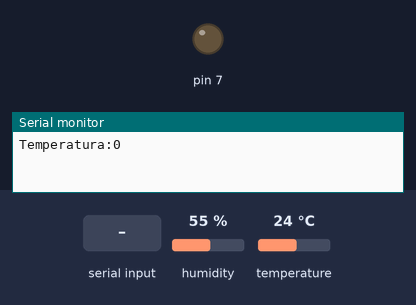
Recording of a sketch running on a simulated Arduino Uno, built with avr-gcc and run on an emulated ATmega328P. Parts: output pins drawn as LEDs (lit = HIGH), the last lines printed to the serial monitor. Inputs (shaded band) come from the test bench; at power-on: humidity 55 %, temperature 24 °C.

Above: at 0.8 s.
0.9 s: "2" received over the second serial link
At 4.4 s:
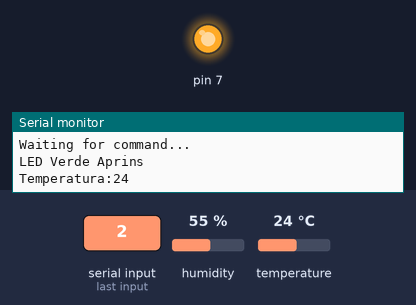
4.9 s: "1" received over the second serial link
15.2 s: "3" received over the second serial link
Timing chart, 0 to 18.2 s (numbered marks = the images above; inputs shaded):
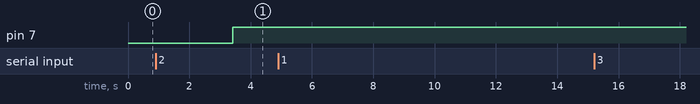

Measured:
- after the input at 0.9 s, pin 7: LOW → HIGH after 2.5 s

The sketch:

temp-varianta-cu-DHT.ino
```cpp
#include <Arduino_FreeRTOS.h>
#include <SoftwareSerial.h>
#include <dht.h>
#include <semphr.h>

#include <task.h>

dht DHT;
int Data;
SoftwareSerial BTserial(10, 9); // RX 10 - TX 9;
#define DHT11_PIN 4

// Declarare Task-uri
void TaskTrimitereDate( void *pvParameters );
void TaskCitireTemperatura( void *pvParameters );
void TaskCitireHumi( void *pvParameters );

// Globals
unsigned long timeBegin;
unsigned long timeEnd;
unsigned long duration;
double averageDuration;
unsigned long timeBegin1;
unsigned long timeEnd1;
unsigned long duration1;
double averageDuration1;
char transmiteret[20];
char transmitereh[20];
int temperatureData;
int humiData;
SemaphoreHandle_t xSerialSemaphore;

void setup() {
  // initialize serial communication at 9600 bits per second:

  Serial.begin(9600);
  BTserial.begin(9600);

  while (!Serial) {
    ;
  }
   if (xSerialSemaphore == NULL)                // se verifica daca semaforul nu a fost deja creeat
   {
    xSerialSemaphore = xSemaphoreCreateMutex(); // se creeaza un semafor mutex, pentru port serial
    if ((xSerialSemaphore) != NULL)
    xSemaphoreGive((xSerialSemaphore));         // portul serial este disponibil pentru a fi folosit
    }

  xTaskCreate(
    TaskTrimitereDate
    ,  "task1"
    ,  128
    ,  NULL
    ,  1
    ,  NULL );
  xTaskCreate(
    TaskCitireTemperatura
    ,  "task2"
    ,  128
    ,  NULL
    ,  1
    ,  NULL );
    xTaskCreate(
    TaskCitireHumi
    ,  "task3"
    ,  128
    ,  NULL
    ,  2
    ,  NULL );

  vTaskStartScheduler();

}


void loop()
{
}

void TaskTrimitereDate(void *pvParameters)  {
  pinMode(7, OUTPUT);
  while (1)
  {
   if (xSemaphoreTake(xSerialSemaphore, (TickType_t) 5) == pdTRUE)
     {
     sprintf(transmiteret, "Temperatura:%d", temperatureData);// buffer pentru stocarea temperaturii

	xSemaphoreGive(xSerialSemaphore);
	}
     vTaskDelay(10);
     if (xSemaphoreTake(xSerialSemaphore, (TickType_t) 5) == pdTRUE)
     {
     sprintf(transmitereh, "Umi:%d", humiData);// buffer pentru stocarea umiditatii

	xSemaphoreGive(xSerialSemaphore);}
     vTaskDelay(10);

     Serial.write(transmiteret);//afisarea temperaturii pe seriala

     vTaskDelay(100);
     Serial.println();
     Serial.write(transmitereh);//afisarea umiditatii pe seriala
     vTaskDelay(100);

      Serial.println();
      Serial.print("Timpul executarii task-ului TaskCitireHumi este de: ");
      Serial.print(averageDuration);
       Serial.println("ms");

       Serial.print("Timpul executarii task-ului TaskCitireTemperatura este de: ");
      Serial.print(averageDuration1);
       Serial.println("ms");
     Serial.println("Waiting for command...");

     if (BTserial.available()) { //wait for data received
      Data = BTserial.read();
      if (Data == '1') {
         BTserial.print("Temperatura este: ");
      if (xSemaphoreTake(xSerialSemaphore, (TickType_t) 5) == pdTRUE)
       {
         BTserial.print(temperatureData);

         xSemaphoreGive(xSerialSemaphore);}
         vTaskDelay(10);
         BTserial.println();

      }
      else if (Data == '2') {

        digitalWrite(7, HIGH);
        BTserial.print("LED Verde Aprins ");
        Serial.println("LED Verde Aprins ");

      }
      else if (Data == '3') {

        digitalWrite(6, HIGH);
        BTserial.print("LED Rosu Aprins ");
        Serial.println("LED Rosu Aprins ");

      }
     else if (Data == '4') {

      digitalWrite(7, LOW);
      digitalWrite(6, LOW);
      BTserial.print("LED-uri stinse ");
      Serial.println("LED-uri stinse ");


     }
     else if (Data == '5') {

      BTserial.print("Humi este: ");
      if (xSemaphoreTake(xSerialSemaphore, (TickType_t) 5) == pdTRUE)
       {
         BTserial.print(humiData);

         xSemaphoreGive(xSerialSemaphore);}
         vTaskDelay(10);
         BTserial.println();


     }
    }
      vTaskDelay(500 / portTICK_PERIOD_MS );
  }
}


void TaskCitireTemperatura(void *pvParameters)  {
  while (1)
  {
      timeBegin1 = micros();
     int chk = DHT.read11(DHT11_PIN);//colectarea valorii de le senzor
     if (xSemaphoreTake(xSerialSemaphore, (TickType_t) 5) == pdTRUE)
       {
     temperatureData = DHT.temperature; // citeste valoarea de temperatura de pe senzor


     xSemaphoreGive(xSerialSemaphore);}
     vTaskDelay(10);
     timeEnd1 = micros();
    duration1 = timeEnd1 - timeBegin1;
    averageDuration1 = (double)duration1 / 1000 ;

  }
  vTaskDelay(1500 / portTICK_PERIOD_MS );

}
void TaskCitireHumi(void *pvParameters)  {
  while (1)
  {
       timeBegin = micros();
     int chk1 = DHT.read11(DHT11_PIN);// colectarea valorii de la senzor
     if (xSemaphoreTake(xSerialSemaphore, (TickType_t) 5) == pdTRUE)
      {
     humiData = DHT.humidity; // citeste valoarea de umiditate de pe senzor

     xSemaphoreGive(xSerialSemaphore);}
     vTaskDelay(10);
       timeEnd = micros();
       duration = timeEnd - timeBegin;
       averageDuration = (double)duration / 1000 ;

  }


  vTaskDelay(1500 / portTICK_PERIOD_MS );
}
```
